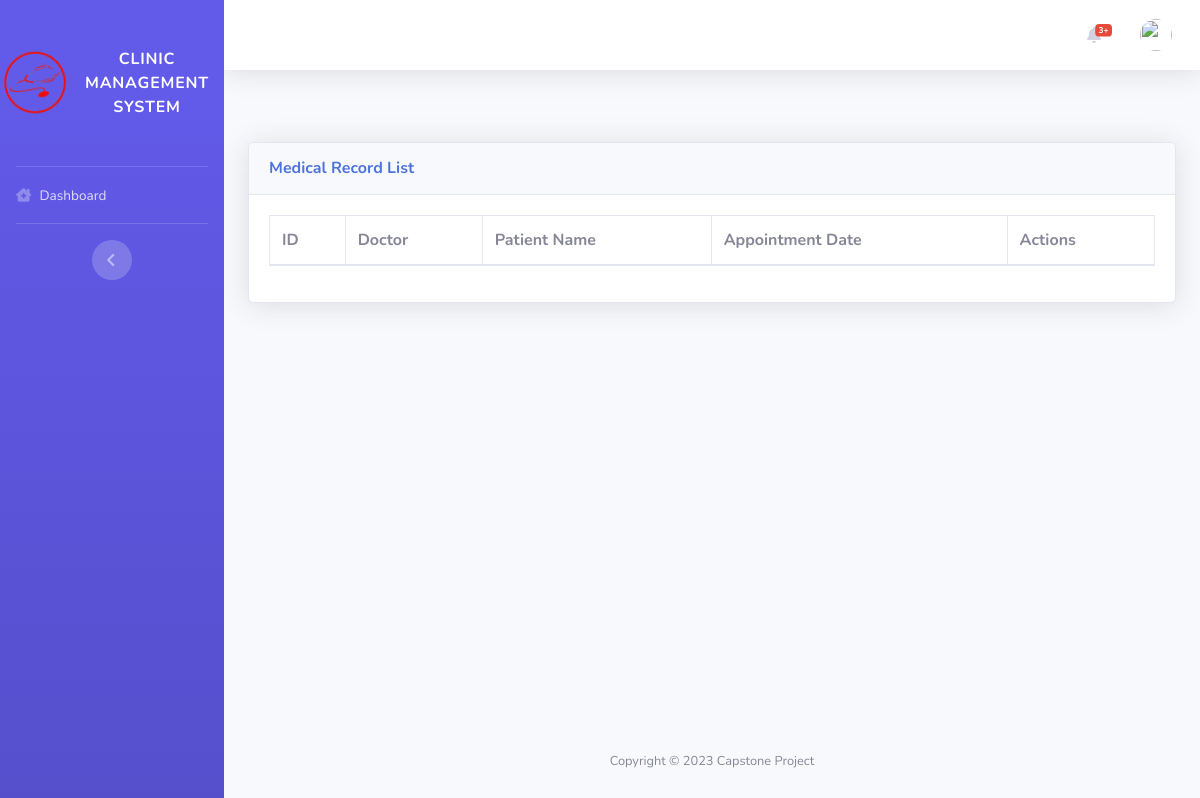
Page /pages/doctor/list_medical_record.php on the earlier database version.
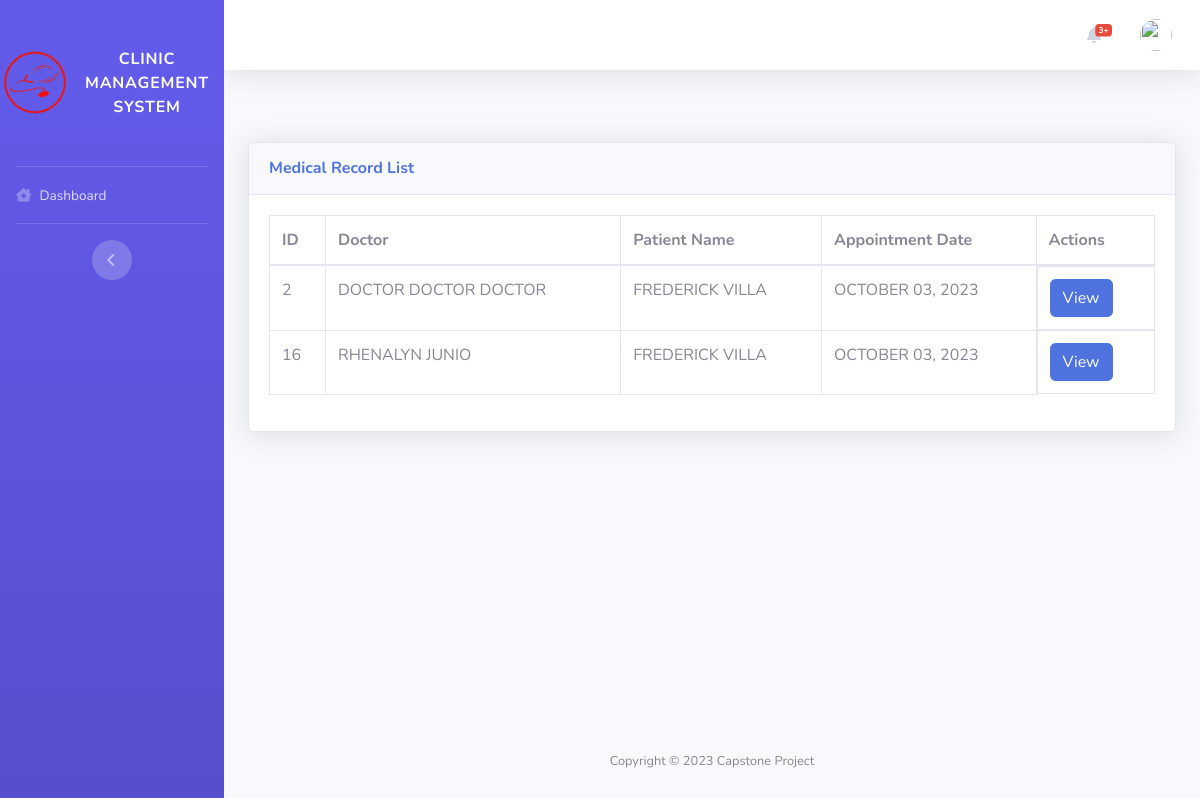
Same page on the later database version.
### tables this page shows
CREATE TABLE `tbl_appointment` (
  `id` int(11) NOT NULL AUTO_INCREMENT,
  `patient_id` int(11) DEFAULT NULL,
  `doctor_id` int(11) DEFAULT NULL,
  `appointment_date` date DEFAULT NULL,
  `remarks` text DEFAULT NULL,
  `status` varchar(45) DEFAULT 'pending' COMMENT 'pending\\nreschedule\\napproved\\nrejected\\ncancelled',
  `amount` decimal(18,2) DEFAULT 0.00,
  `change` decimal(18,2) DEFAULT 0.00,
  PRIMARY KEY (`id`)
);

### config/functions.php (called while the page is built, shortened)
<?php
function query($sql)
{
  return mysqli_query($_SESSION['conn'], $sql);
}
function get_all($sql)
{
  $data = [];
  foreach (query($sql) as $res) {
    $data[] = $res;
  }
  return $data;
}
function get_fields($sql){
  $fields = [];
 foreach (mysqli_fetch_fields(query($sql)) as $res) {
    $fields[] = $res->name;
 }
  return $fields;
}
function field_replacer($value, $sql, $array){
  $replace = [];
  foreach (get_fields($sql) as $res) {
    $replace[':'.$res] = $array[$res];
  }
  return strtr($value, $replace);
}

### pages/layout/list.php (shortened to what this page needs)
<div class="card shadow mb-4">
  <div class="card-header py-3">
    <h6 class="m-0 font-weight-bold text-primary"><?= $list_title ?> List</h6>
  </div>
  <div class="card-body">
    <div class="table-responsive">
      <table class="table table-bordered" id="dataTable" width="100%" cellspacing="0">
        <thead>
          <tr>
            <?php foreach ($list_header as $res) { ?>
            <th><?= $res ?></th>
            <?php } ?>
            <?php if ($list_enable_actions) { ?><th>Actions</th><?php } ?>
          </tr>
        </thead>
        <tbody>
          <?php foreach (get_all($list_sql) as $row) { ?>
          <tr>
            <?php foreach ($list_column as $subres) { ?>
            <td style="text-transform:uppercase"><?= $row[$subres] ?></td>
            <?php } ?>
            <?php if ($list_enable_actions) { ?>
            <td class="d-flex">
              <?php if ($list_actions['view']) { ?><a
                href="<?= field_replacer($list_actions['view'], $list_sql, $row) ?>&id=<?= $row['id']; ?>"
                class="btn btn-primary" style="margin-right:.25rem">View</a><?php } ?>
            </td>
            <?php } ?>
          </tr>
          <?php } ?>
        </tbody>
      </table>
    </div>
  </div>
</div>

Differences in the rows shown:
added tbl_appointment: id "2", subres "DOCTOR DOCTOR DOCTOR", subres "FREDERICK VILLA", subres "OCTOBER 03, 2023"
added tbl_appointment: id "16", subres "RHENALYN JUNIO", subres "FREDERICK VILLA", subres "OCTOBER 03, 2023"
